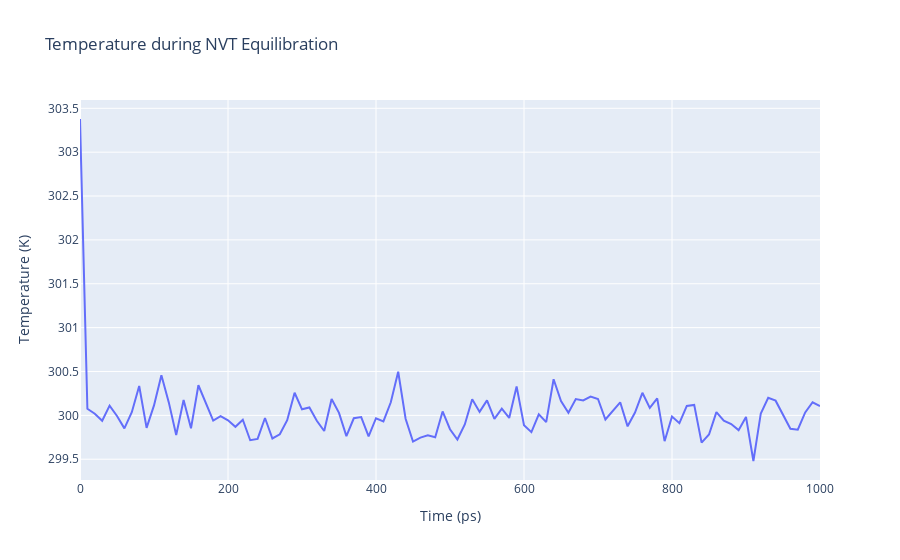

Notebook source saved alongside this figure:
### Markdown cell above
# Step 11.4 : Visualize temperature change during NVT


gmx_mpi energy -f a1101_crys_water_nvt_with_batch_file.edr -o a1101_crys_water_nvt_temperature.xvg -xvg none (then 17 0)

### Code cell
import plotly
import plotly.graph_objs as go
import pandas as pd
import Bio
import numpy as np

# Read temperature data from file 
with open('a1101_crys_water_nvt_temperature.xvg','r') as temperature_file:
    x,y = map(
        list,
        zip(*[
            (float(line.split()[0]),float(line.split()[1]))
            for line in temperature_file 
            if not line.startswith(("#","@")) 
        ])
    )

plotly.offline.init_notebook_mode(connected=True)

fig = {
    "data": [go.Scatter(x=x, y=y)],
    "layout": go.Layout(title="Temperature during NVT Equilibration",
                        xaxis=dict(title = "Time (ps)"),
                        yaxis=dict(title = "Temperature (K)")
                       )
}

plotly.offline.iplot(fig)

### Figure 1 — Plotly figure (JSON) as saved in the notebook; plotly's stock layout.template omitted (floating-point values rounded to 4 significant figures)
{"data": [{"type": "scatter", "x": [0, 10, 20, 30, 40, 50, 60, 70, 80, 90, 100, 110, 120, 130, 140, 150, 160, 170, 180, 190, 200, 210, 220, 230, 240, 250, 260, 270, 280, 290, 300, 310, 320, 330, 340, 350, 360, 370, 380, 390, 400, 410, 420, 430, 440, 450, 460, 470, 480, 490, 500, 510, 520, 530, 540, 550, 560, 570, 580, 590, 600, 610, 620, 630, 640, 650, 660, 670, 680, 690, 700, 710, 720, 730, 740, 750, 760, 770, 780, 790, 800, 810, 820, 830, 840, 850, 860, 870, 880, 890, 900, 910, 920, 930, 940, 950, 960, 970, 980, 990, 1000], "y": [303.4, 300.1, 300.0, 299.9, 300.1, 300.0, 299.9, 300.0, 300.3, 299.9, 300.1, 300.5, 300.1, 299.8, 300.2, 299.9, 300.3, 300.1, 299.9, 300.0, 299.9, 299.9, 300.0, 299.7, 299.7, 300.0, 299.7, 299.8, 299.9, 300.3, 300.1, 300.1, 299.9, 299.8, 300.2, 300.0, 299.8, 300.0, 300.0, 299.8, 300.0, 299.9, 300.1, 300.5, 300.0, 299.7, 299.7, 299.8, 299.7, 300.0, 299.8, 299.7, 299.9, 300.2, 300.0, 300.2, 300.0, 300.1, 300.0, 300.3, 299.9, 299.8, 300.0, 299.9, 300.4, 300.2, 300.0, 300.2, 300.2, 300.2, 300.2, 300.0, 300.0, 300.1, 299.9, 300.0, 300.3, 300.1, 300.2, 299.7, 300.0, 299.9, 300.1, 300.1, 299.7, 299.8, 300.0, 299.9, 299.9, 299.8, 300.0, 299.5, 300.0, 300.2, 300.2, 300.0, 299.8, 299.8, 300.0, 300.1, 300.1]}], "layout": {"title": {"text": "Temperature during NVT Equilibration"}, "xaxis": {"title": {"text": "Time (ps)"}}, "yaxis": {"title": {"text": "Temperature (K)"}}}}
